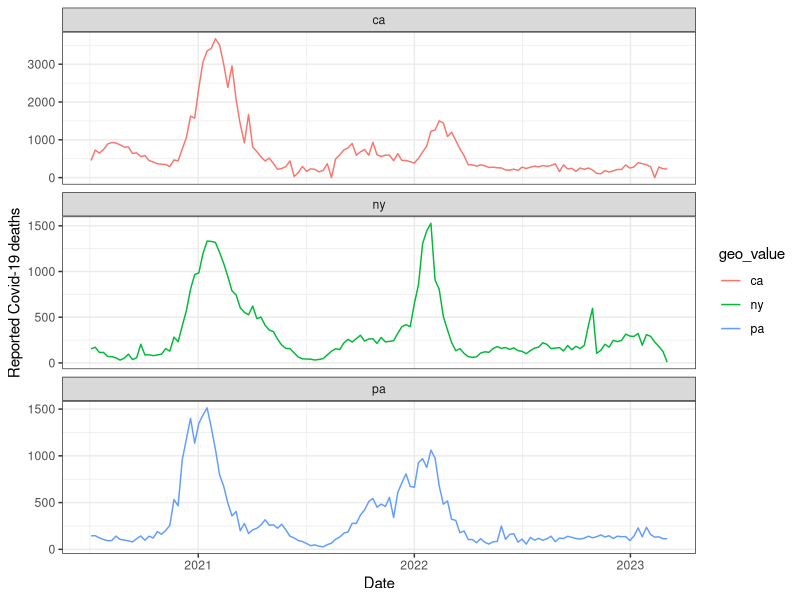

Reproduce this figure in R.
## ---- chunk 1
knitr::opts_chunk$set(cache = TRUE, autodep = TRUE, cache.comments = TRUE)
## ---- chunk 2
library(tidyverse)

cases_deaths = read.csv("cases_deaths.csv")
forecasts = read.csv("forecasts.csv")
cases_deaths = cases_deaths |> mutate(date = as.Date(date))
forecasts = forecasts |> mutate(target_date = as.Date(target_date))

ggplot(cases_deaths |> filter(geo_value %in% c("ca", "pa", "ny")), 
       aes(x = date, y = deaths, color = geo_value)) +
  facet_wrap(vars(geo_value), scales = "free_y", ncol = 1) +
  labs(x = "Date", y = "Reported Covid-19 deaths") +
  geom_line() + theme_bw() 
## ---- chunk 3
# CODE GOES HERE
## ---- chunk 4
# CODE GOES HERE
## ---- chunk 5
# CODE GOES HERE
## ---- chunk 6
# CODE GOES HERE
## ---- chunk 7
# CODE GOES HERE
## ---- chunk 8
# CODE GOES HERE
## ---- chunk 9
# CODE GOES HERE
## ---- chunk 10
# CODE GOES HERE
## ---- chunk 11
# CODE GOES HERE
## ---- chunk 12
# CODE GOES HERE
## ---- chunk 13
# CODE GOES HERE
## ---- chunk 14
# CODE GOES HERE
## ---- chunk 15
# CODE GOES HERE
